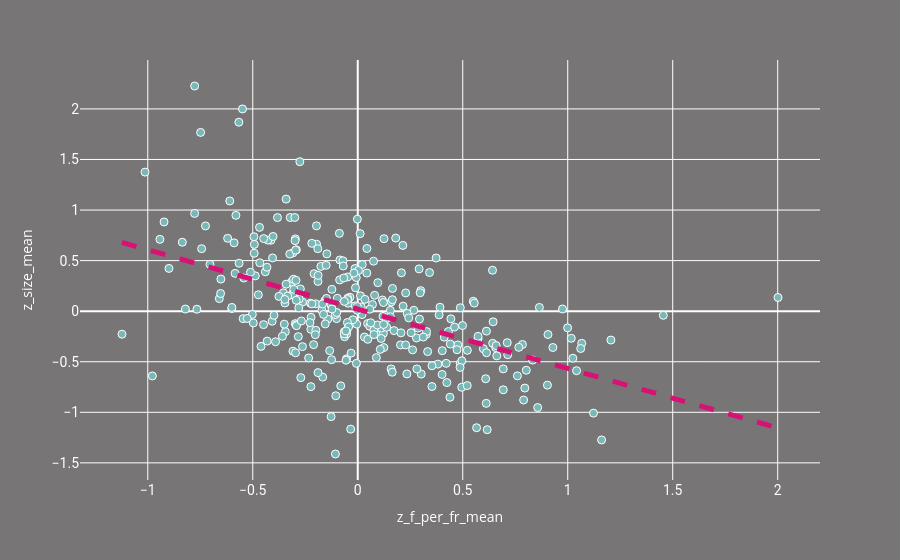

The cell this chart's notebook holds for it:
### Markdown cell above
This result was a little surprising to me. Yes, there is an inverse relationship between the number of faces per frame and the size of the face. However, it's weaker than I expected. My guess would be that this is because we're aggregating at the film level instead of the frame level. I imagine if we aggregated by frame we might see a different result. There are two significant outliers: Stanley Kramer and Ingmar Bergman. Kramer puts a lot of faces into the frame, but maintains an average face size. This means that the frame is packed with faces. On the other end, Bergman is in the bottom 7 of faces per frame, but is an outlier on face size, as we've already seen.

### Code cell
x = "z_f_per_fr_mean"
y = "z_size_mean"
plot_directors(g, x, y, hover_data=["name"])

### Figure 1 — Plotly figure (JSON) as saved in the notebook; plotly's stock layout.template omitted (floating-point values rounded to 4 significant figures; data arrays with more than 128 entries replaced by an {"elided": "..."} marker saying what was removed)
{"data": [{"customdata": {"elided": "317x1 str values"}, "hovertemplate": "z_f_per_fr_mean=%{x}<br>z_size_mean=%{y}<br>name=%{customdata[0]}<extra></extra>", "legendgroup": "", "marker": {"color": "#79b8b8", "line": {"color": "white", "width": 1}, "size": 8, "symbol": "circle"}, "mode": "markers", "name": "", "orientation": "v", "showlegend": false, "type": "scatter", "x": {"elided": "317 float values"}, "xaxis": "x", "y": {"elided": "317 float values"}, "yaxis": "y"}, {"hovertemplate": "<b>OLS trendline</b><br>z_size_mean = -0.58705 * z_f_per_fr_mean + 0.0205044<br>R<sup>2</sup>=0.278151<br><br>z_f_per_fr_mean=%{x}<br>z_size_mean=%{y} <b>(trend)</b><extra></extra>", "legendgroup": "", "line": {"color": "#d81275", "dash": "dash", "width": 5}, "marker": {"color": "#79b8b8", "line": {"color": "white", "width": 1}, "size": 8, "symbol": "circle"}, "mode": "lines", "name": "Trend", "showlegend": false, "type": "scatter", "x": {"elided": "317 float values"}, "xaxis": "x", "y": {"elided": "317 float values"}, "yaxis": "y"}], "layout": {"font": {"color": "white"}, "legend": {"tracegroupgap": 0}, "margin": {"t": 60}, "paper_bgcolor": "#787577", "plot_bgcolor": "rgba(61, 61, 61, 0)", "title": {"font": {"color": "white", "family": "Raleway", "size": 22}, "text": "", "x": 0.5, "xanchor": "center", "y": 0.9, "yanchor": "top"}, "xaxis": {"anchor": "y", "domain": [0, 1], "tickfont": {"color": "white", "family": "Roboto", "size": 14}, "title": {"text": "z_f_per_fr_mean"}}, "yaxis": {"anchor": "x", "domain": [0, 1], "layer": "below traces", "tickfont": {"color": "white", "family": "Roboto", "size": 14}, "title": {"text": "z_size_mean"}}}}
